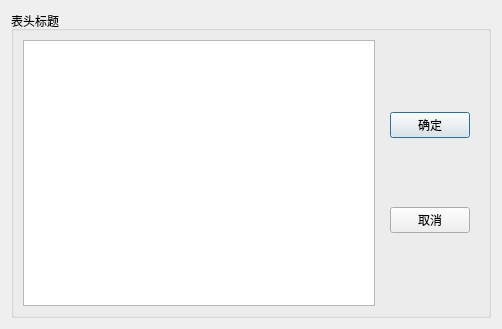
<?xml version="1.0" encoding="UTF-8"?>
<ui version="4.0">
 <class>QWDialogHeaders</class>
 <widget class="QDialog" name="QWDialogHeaders">
  <property name="geometry">
   <rect>
    <x>0</x>
    <y>0</y>
    <width>502</width>
    <height>329</height>
   </rect>
  </property>
  <property name="windowTitle">
   <string>Dialog</string>
  </property>
  <layout class="QVBoxLayout" name="verticalLayout_2">
   <item>
    <widget class="QGroupBox" name="groupBox">
     <property name="title">
      <string>表头标题</string>
     </property>
     <layout class="QHBoxLayout" name="horizontalLayout">
      <item>
       <widget class="QListView" name="listView"/>
      </item>
      <item>
       <widget class="QWidget" name="widget" native="true">
        <layout class="QVBoxLayout" name="verticalLayout">
         <item>
          <widget class="QPushButton" name="btnConfrim">
           <property name="text">
            <string>确定</string>
           </property>
          </widget>
         </item>
         <item>
          <widget class="QPushButton" name="btnCancel">
           <property name="text">
            <string>取消</string>
           </property>
          </widget>
         </item>
        </layout>
       </widget>
      </item>
     </layout>
    </widget>
   </item>
  </layout>
 </widget>
 <resources/>
 <connections>
  <connection>
   <sender>btnCancel</sender>
   <signal>clicked()</signal>
   <receiver>QWDialogHeaders</receiver>
   <slot>reject()</slot>
   <hints>
    <hint type="sourcelabel">
     <x>434</x>
     <y>216</y>
    </hint>
    <hint type="destinationlabel">
     <x>250</x>
     <y>164</y>
    </hint>
   </hints>
  </connection>
  <connection>
   <sender>btnConfrim</sender>
   <signal>clicked()</signal>
   <receiver>QWDialogHeaders</receiver>
   <slot>accept()</slot>
   <hints>
    <hint type="sourcelabel">
     <x>434</x>
     <y>119</y>
    </hint>
    <hint type="destinationlabel">
     <x>250</x>
     <y>164</y>
    </hint>
   </hints>
  </connection>
 </connections>
</ui>
